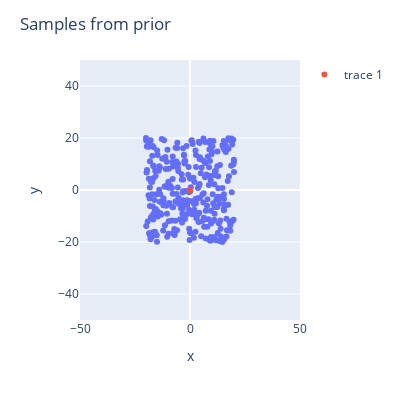
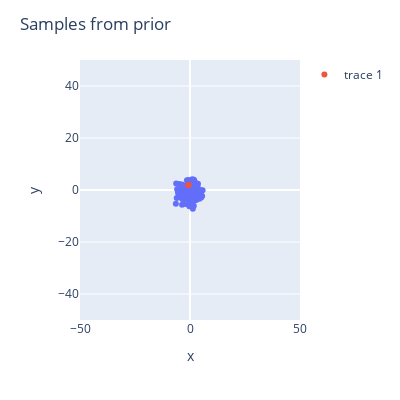
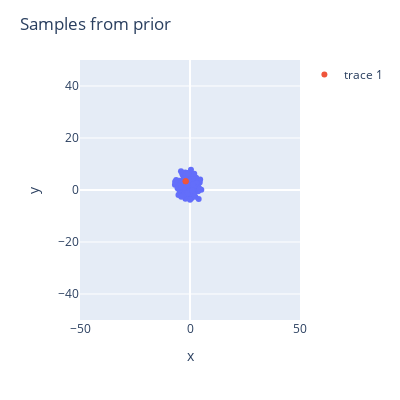
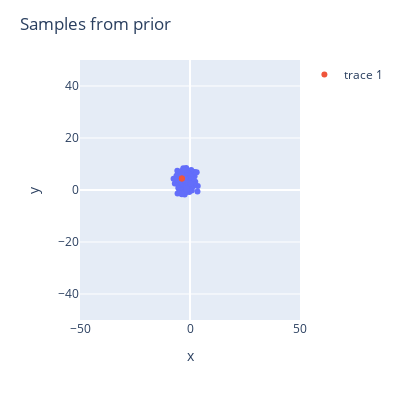

Notebook code for these charts, in order:
### Code cell
N, x_range, y_range, particles, weights = reset()
#The main iterative process for particle filter
x=0
y=0
dist=0
angle=90


def update_data(x, y, dist, angle, i, move):
    if i == 4:
        angle_std=1
    d = move[0]
    a = angle + move[1]
    x = x + (d * math.cos((a * math.pi) / 180))
    y = y + (d * math.sin((a * math.pi) / 180))
    return x, y, d, a

moves = [[2, 20], [3, 30], [2, 0], [3, 0], [2, -10], [1, -13], [4, 2], [1, 15]]

for i, move in enmuerate(moves):
    #Plot particles
    fig = px.scatter(x=particles[:,0], y=particles[:,1])#size=weights changes size of points
    fig.update_layout(width = 400, height = 400, xaxis_range=[-50,50], yaxis_range=[-50,50], title = "Samples from prior")
    #Plot Real Location
    fig.add_trace(go.Scatter(x=[x, x],y=[y, y],mode = 'markers'))
    fig.show()
    

    
    particles = apply_movement(particles, dist,)
    weights = calculate_weights(particles, [x, y])
    particles = resample(particles, weights, 300)
    x, y, dist, angle = update_data(x, y, dist, angle, i, move)
    #time.sleep(3)
    
angle_std=10

### Figure 1 — Plotly figure (JSON) as saved in the notebook; plotly's stock layout.template omitted (floating-point values rounded to 4 significant figures; data arrays with more than 128 entries replaced by an {"elided": "..."} marker saying what was removed)
{"data": [{"hovertemplate": "x=%{x}<br>y=%{y}<extra></extra>", "legendgroup": "", "marker": {"color": "#636efa", "symbol": "circle"}, "mode": "markers", "name": "", "orientation": "v", "showlegend": false, "type": "scatter", "x": {"elided": "300 float values"}, "xaxis": "x", "y": {"elided": "300 float values"}, "yaxis": "y"}, {"mode": "markers", "type": "scatter", "x": [0, 0], "y": [0, 0]}], "layout": {"height": 400, "legend": {"tracegroupgap": 0}, "margin": {"t": 60}, "title": {"text": "Samples from prior"}, "width": 400, "xaxis": {"anchor": "y", "domain": [0, 1], "range": [-50, 50], "title": {"text": "x"}}, "yaxis": {"anchor": "x", "domain": [0, 1], "range": [-50, 50], "title": {"text": "y"}}}}

### Figure 2 — Plotly figure (JSON) as saved in the notebook; plotly's stock layout.template omitted (floating-point values rounded to 4 significant figures; data arrays with more than 128 entries replaced by an {"elided": "..."} marker saying what was removed)
{"data": [{"hovertemplate": "x=%{x}<br>y=%{y}<extra></extra>", "legendgroup": "", "marker": {"color": "#636efa", "symbol": "circle"}, "mode": "markers", "name": "", "orientation": "v", "showlegend": false, "type": "scatter", "x": {"elided": "300 float values"}, "xaxis": "x", "y": {"elided": "300 float values"}, "yaxis": "y"}, {"mode": "markers", "type": "scatter", "x": [-0.684, -0.684], "y": [1.879, 1.879]}], "layout": {"height": 400, "legend": {"tracegroupgap": 0}, "margin": {"t": 60}, "title": {"text": "Samples from prior"}, "width": 400, "xaxis": {"anchor": "y", "domain": [0, 1], "range": [-50, 50], "title": {"text": "x"}}, "yaxis": {"anchor": "x", "domain": [0, 1], "range": [-50, 50], "title": {"text": "y"}}}}

### Figure 3 — Plotly figure (JSON) as saved in the notebook; plotly's stock layout.template omitted (floating-point values rounded to 4 significant figures; data arrays with more than 128 entries replaced by an {"elided": "..."} marker saying what was removed)
{"data": [{"hovertemplate": "x=%{x}<br>y=%{y}<extra></extra>", "legendgroup": "", "marker": {"color": "#636efa", "symbol": "circle"}, "mode": "markers", "name": "", "orientation": "v", "showlegend": false, "type": "scatter", "x": {"elided": "300 float values"}, "xaxis": "x", "y": {"elided": "300 float values"}, "yaxis": "y"}, {"mode": "markers", "type": "scatter", "x": [-1.97, -1.97], "y": [3.411, 3.411]}], "layout": {"height": 400, "legend": {"tracegroupgap": 0}, "margin": {"t": 60}, "title": {"text": "Samples from prior"}, "width": 400, "xaxis": {"anchor": "y", "domain": [0, 1], "range": [-50, 50], "title": {"text": "x"}}, "yaxis": {"anchor": "x", "domain": [0, 1], "range": [-50, 50], "title": {"text": "y"}}}}

### Figure 4 — Plotly figure (JSON) as saved in the notebook; plotly's stock layout.template omitted (floating-point values rounded to 4 significant figures; data arrays with more than 128 entries replaced by an {"elided": "..."} marker saying what was removed)
{"data": [{"hovertemplate": "x=%{x}<br>y=%{y}<extra></extra>", "legendgroup": "", "marker": {"color": "#636efa", "symbol": "circle"}, "mode": "markers", "name": "", "orientation": "v", "showlegend": false, "type": "scatter", "x": {"elided": "300 float values"}, "xaxis": "x", "y": {"elided": "300 float values"}, "yaxis": "y"}, {"mode": "markers", "type": "scatter", "x": [-3.702, -3.702], "y": [4.411, 4.411]}], "layout": {"height": 400, "legend": {"tracegroupgap": 0}, "margin": {"t": 60}, "title": {"text": "Samples from prior"}, "width": 400, "xaxis": {"anchor": "y", "domain": [0, 1], "range": [-50, 50], "title": {"text": "x"}}, "yaxis": {"anchor": "x", "domain": [0, 1], "range": [-50, 50], "title": {"text": "y"}}}}
